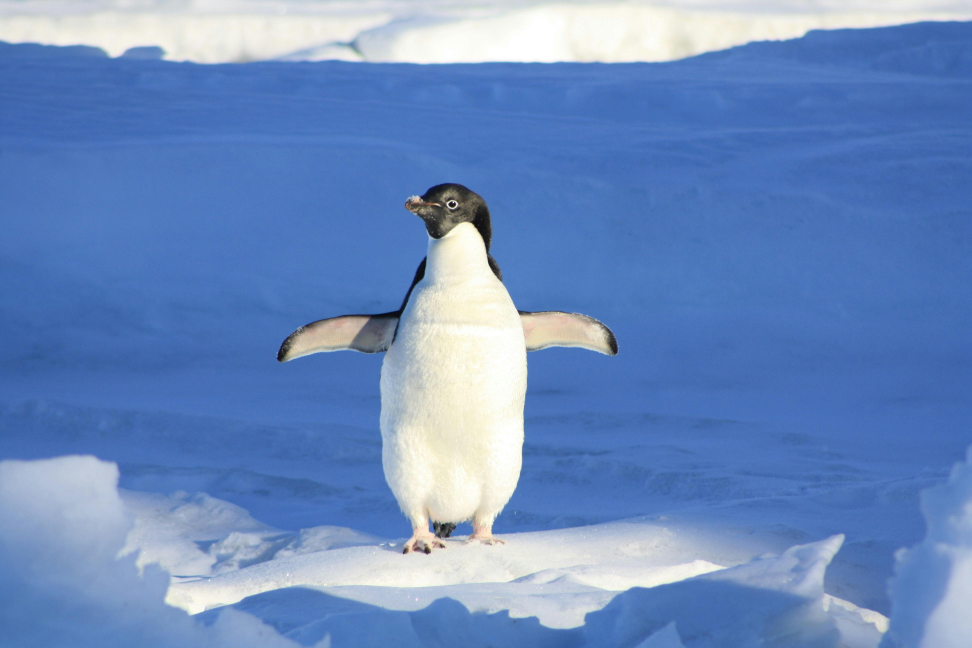
#> input picture imgs/img2.jpg, 3888 x 2592 px (shown at 1/4 size)
$ python rescale_image.py
#> lines starting #> are read from the running program, lines starting #| are printed output that depends on the picture
#> further down, img is the input picture: shape (2592, 3888, 3); mean B, G, R 190.5, 139.1, 107.6
import cv2 as cv

def rescale_frame(frame, scale_width=0.5, scale_height=0.5):
#> called with scale_width = 0.3, scale_height = 0.3
    width = int(frame.shape[1] * scale_width)
#> width = 1166
    height = int(frame.shape[0] * scale_height)
#> height = 777
    return cv.resize(frame, (width, height), interpolation=cv.INTER_AREA)
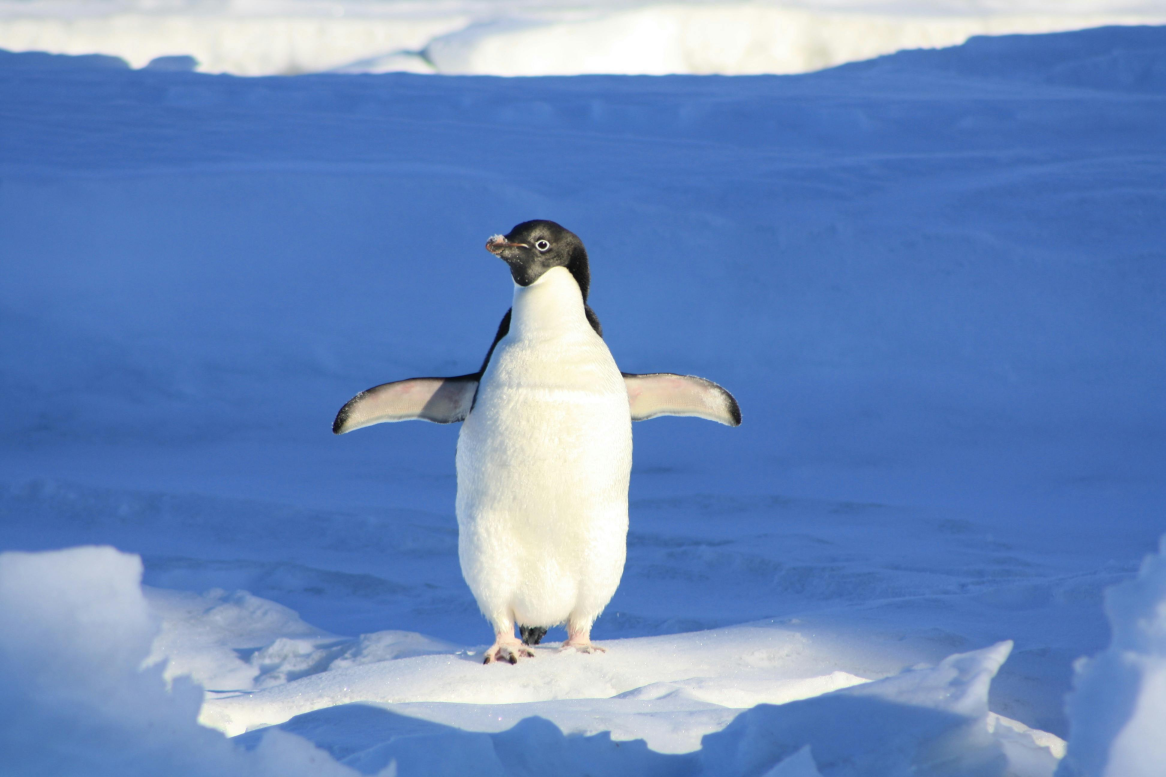
#> returned value: shape (777, 1166, 3); mean of channels 0, 1, 2 190.5, 139.1, 107.6; drawn as B, G, R

img = cv.imread('imgs/img2.jpg')

if img is None:
    print("Error: Could not load image.")
    exit()

cv.imshow('Original Image', img)
resized_img = rescale_frame(img, 0.3, 0.3)
cv.imshow('Rescaled Image', resized_img)

cv.waitKey(5000)
cv.destroyAllWindows()

$ run again, with imgs/img1.jpg copied over imgs/img2.jpg
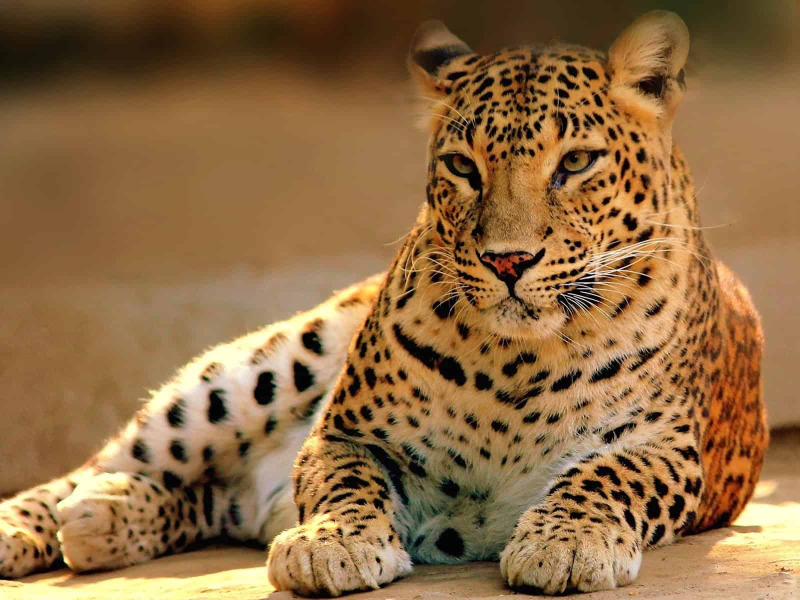
#> input picture imgs/img1.jpg, 1600 x 1200 px (shown at 1/2 size)
#> img is the input picture: shape (1200, 1600, 3); mean B, G, R 67.6, 107.6, 143.4
#> in rescale_frame, `return cv.resize(frame, (width, height), interpolation=cv.INTER_AREA)`:
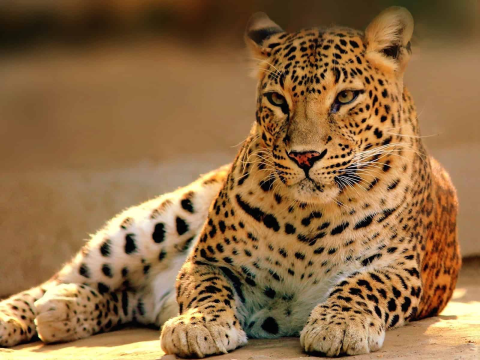
#> returned value: shape (360, 480, 3); mean of channels 0, 1, 2 67.6, 107.6, 143.4; drawn as B, G, R

$ run again, with imgs/img3.jpg copied over imgs/img2.jpg
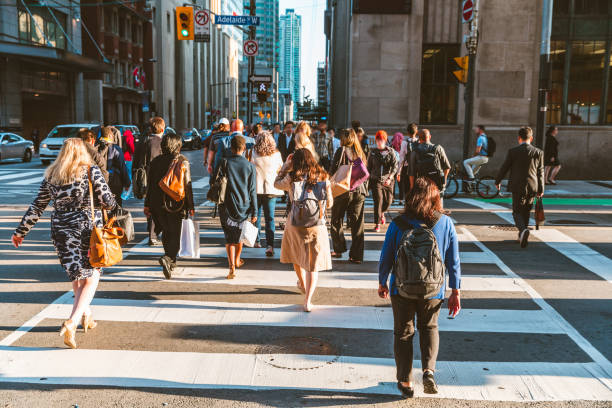
#> input picture imgs/img3.jpg, 612 x 408 px
#> img is the input picture: shape (408, 612, 3); mean B, G, R 106.9, 113.3, 117.3
#> in rescale_frame, `return cv.resize(frame, (width, height), interpolation=cv.INTER_AREA)`:
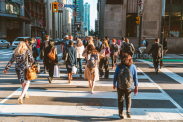
#> returned value: shape (122, 183, 3); mean of channels 0, 1, 2 106.9, 113.3, 117.3; drawn as B, G, R
